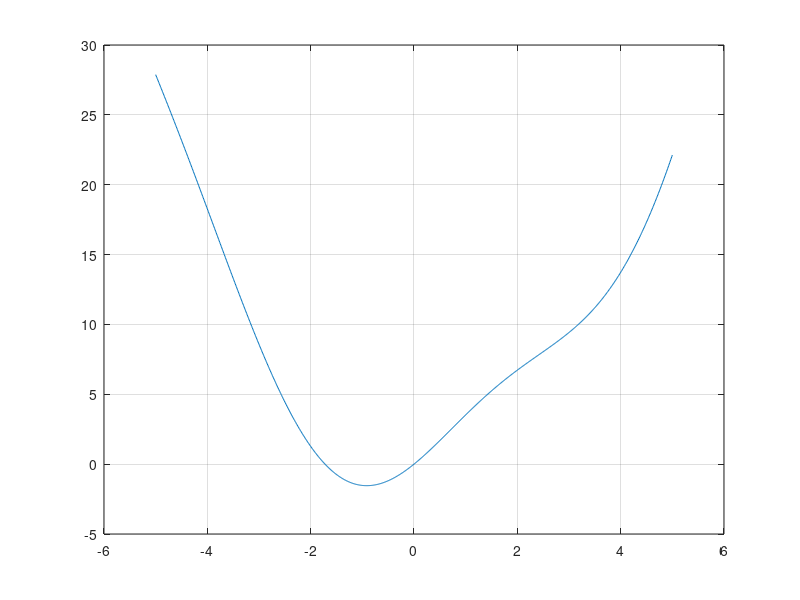

Write MATLAB code to recreate this figure. (Note: this script raises an error after producing the figure.)
clc % Newton's Method
% Problems 1 & 2
x = (-5:.01:5)';
f1 = @(x) x.^2 + 3.*sin(x);
f2 = @(x) 5;
% Problem 1
plot(x,f1(x))
grid
% Problem 2
Newton(2, f1, f2)
Newton(-2, f1, f2)